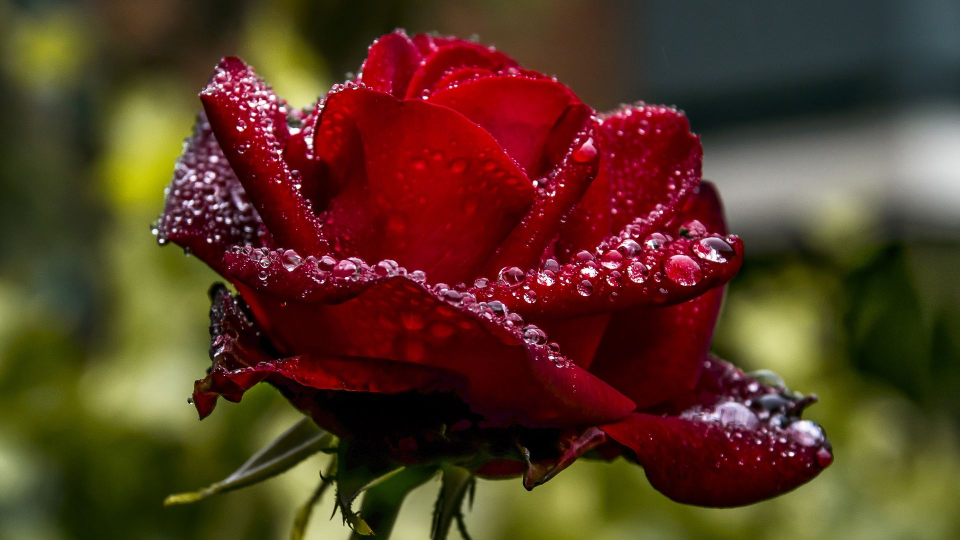
#> input picture BAIKTCUOIKY/img3.jpg, 1920 x 1080 px, given in place of a.jpg, which was not available (shown at 1/2 size)
$ jupyter execute 'THI THỬ TUẦN 09.ipynb'
#> lines starting #> are read from the running program, lines starting #| are printed output that depends on the picture; after the words box and inside, x2 and y2 are one past the last pixel; in counts of white or black regions, pixels touching at a corner belong together; pictures that were not available may be replaced by others from this repository, and a replacement may not be noted
[cell 1]
import cv2
import numpy as np
import random


img = cv2.imread('a.jpg')
#> img is the input picture: shape (1080, 1920, 3); mean B, G, R 35.6, 56.5, 87.1


mean_filtered = cv2.blur(img, (5, 5))
cv2.imwrite('a_mean.jpg', mean_filtered)

gray = cv2.cvtColor(img, cv2.COLOR_BGR2GRAY)
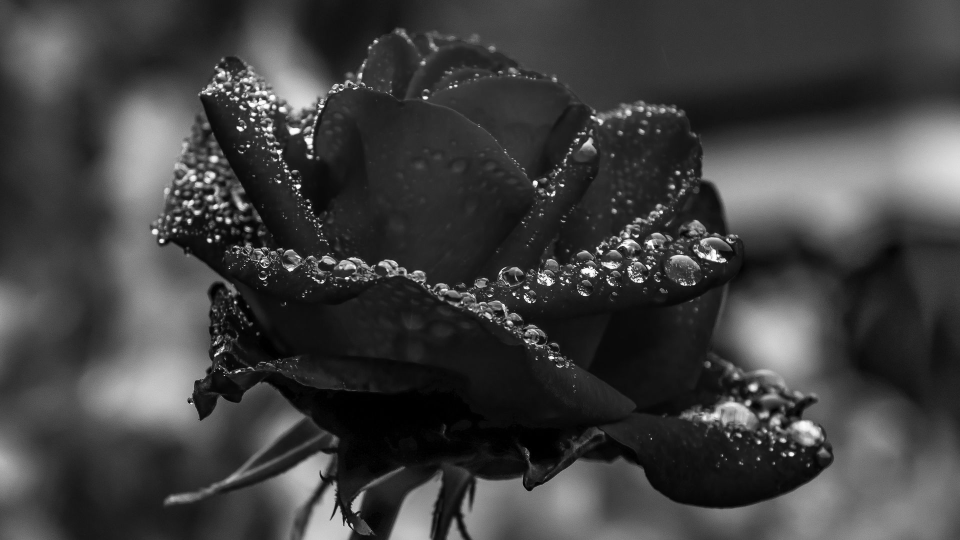
#> gray: shape (1080, 1920) (shown at 1/2 size); min 0, max 255, mean 63.2
edges = cv2.Canny(gray, 100, 200)
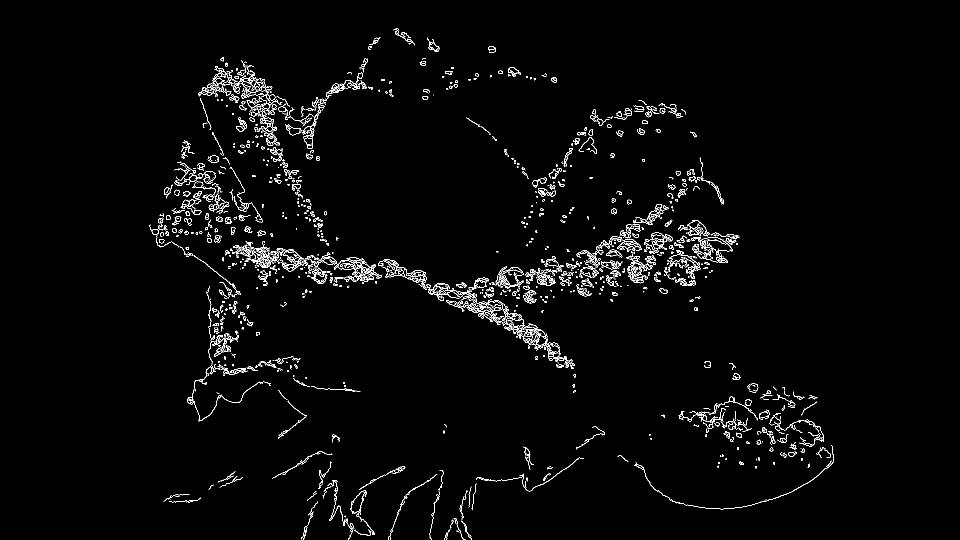
#> edges: shape (1080, 1920) (shown at 1/2 size); 2.1% white in thin lines or dots, all inside (x1, y1, x2, y2) = (299, 56, 1668, 1080)
cv2.imwrite('a_edges.jpg', edges)

channels = [0, 1, 2]
random.shuffle(channels)
random_color = img[:, :, channels]
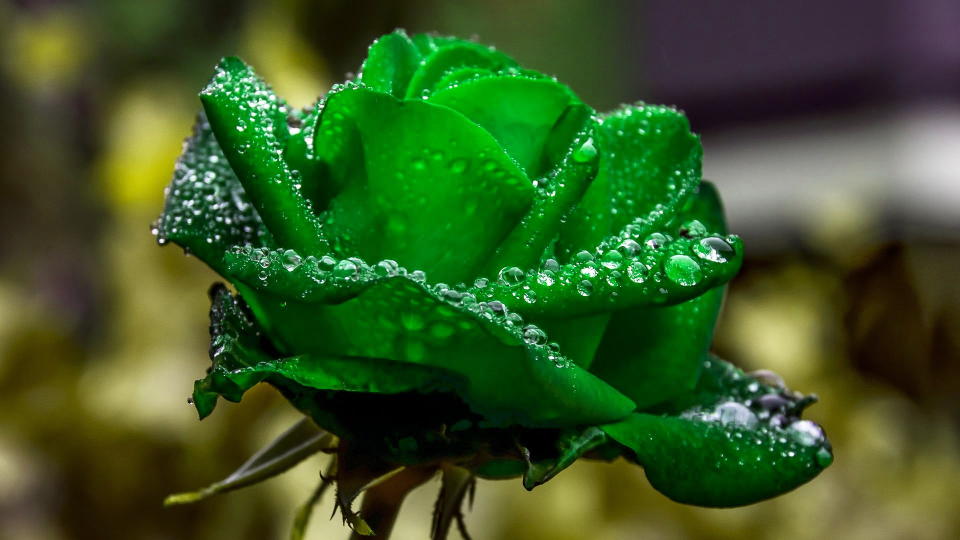
#> random_color: shape (1080, 1920, 3) (shown at 1/2 size); mean B, G, R 35.6, 87.1, 56.5
cv2.imwrite('a_random_color.jpg', random_color)


hsv = cv2.cvtColor(img, cv2.COLOR_BGR2HSV)
#> hsv: shape (1080, 1920, 3); mean H, S, V 60.5, 174.6, 90.4
h, s, v = cv2.split(hsv)
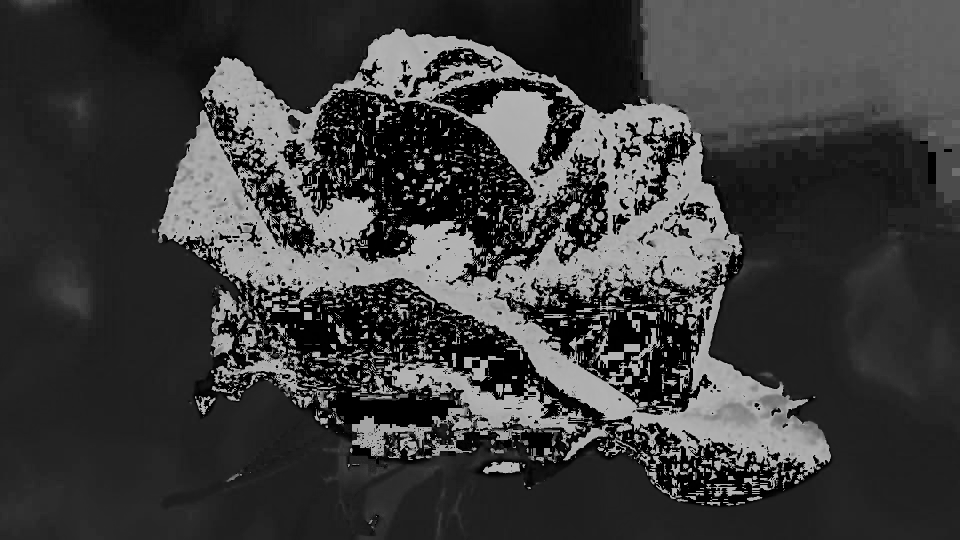
#> h: shape (1080, 1920) (shown at 1/2 size); min 0, max 179, mean 60.5
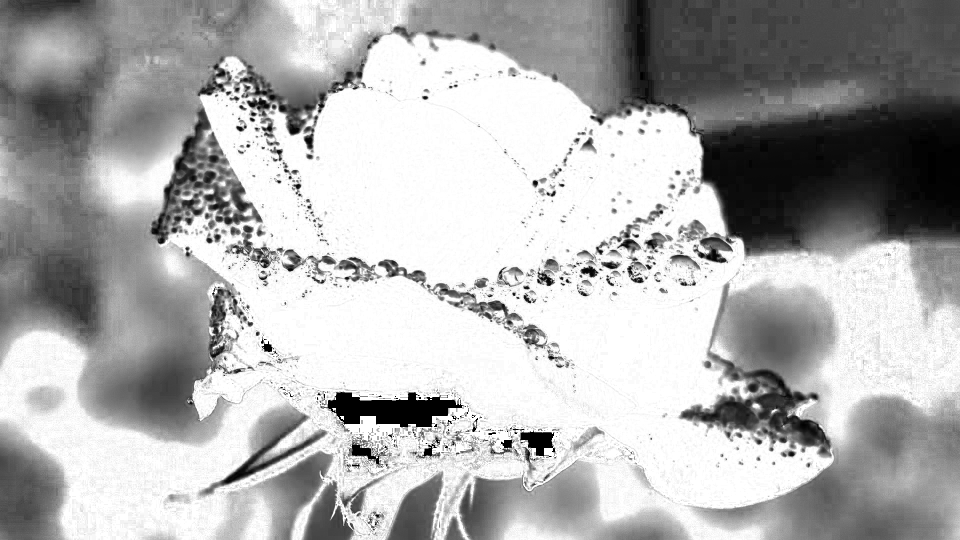
#> s: shape (1080, 1920) (shown at 1/2 size); min 0, max 255, mean 174.6
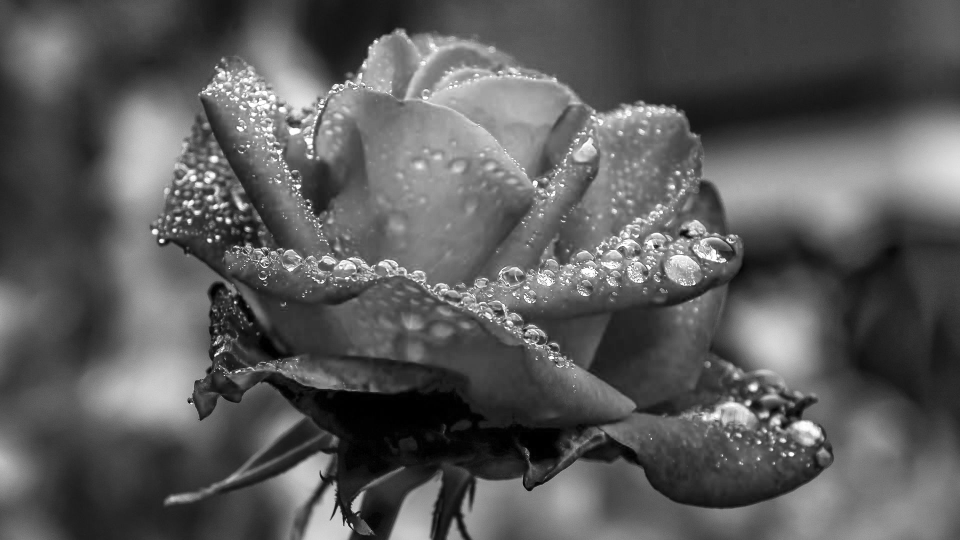
#> v: shape (1080, 1920) (shown at 1/2 size); min 0, max 255, mean 90.4
cv2.imwrite('a_hue.jpg', h)
cv2.imwrite('a_saturation.jpg', s)
cv2.imwrite('a_value.jpg', v)
#> Out = True

[cell 2]
import cv2
import numpy as np
import random

def inverse(img):
    return 255 - img

def gamma_correction(img):
    gamma = random.uniform(0.5, 2.0)
    inv_gamma = 1.0 / gamma
    table = np.array([(i / 255.0) ** inv_gamma * 255 for i in range(256)]).astype("uint8")
    return cv2.LUT(img, table)

def log_transform(img):
    c = random.uniform(1.0, 5.0)
    log_img = c * np.log1p(img.astype(np.float32))
    return np.clip(log_img, 0, 255).astype(np.uint8)

def hist_equalization(img):
    if len(img.shape) == 2:
        return cv2.equalizeHist(img)
    ycrcb = cv2.cvtColor(img, cv2.COLOR_BGR2YCrCb)
    ycrcb[:, :, 0] = cv2.equalizeHist(ycrcb[:, :, 0])
    return cv2.cvtColor(ycrcb, cv2.COLOR_YCrCb2BGR)

def contrast_stretching(img):
    min_val = random.randint(0, 128)
    max_val = random.randint(128, 255)
    return cv2.normalize(img, None, alpha=min_val, beta=max_val, norm_type=cv2.NORM_MINMAX)

def adaptive_hist_eq(img):
    clahe = cv2.createCLAHE(clipLimit=2.0, tileGridSize=(8, 8))
    lab = cv2.cvtColor(img, cv2.COLOR_BGR2LAB)
    lab[:, :, 0] = clahe.apply(lab[:, :, 0])
    return cv2.cvtColor(lab, cv2.COLOR_LAB2BGR)

images = [cv2.imread(f'image{i}.jpg') for i in range(1, 4)]
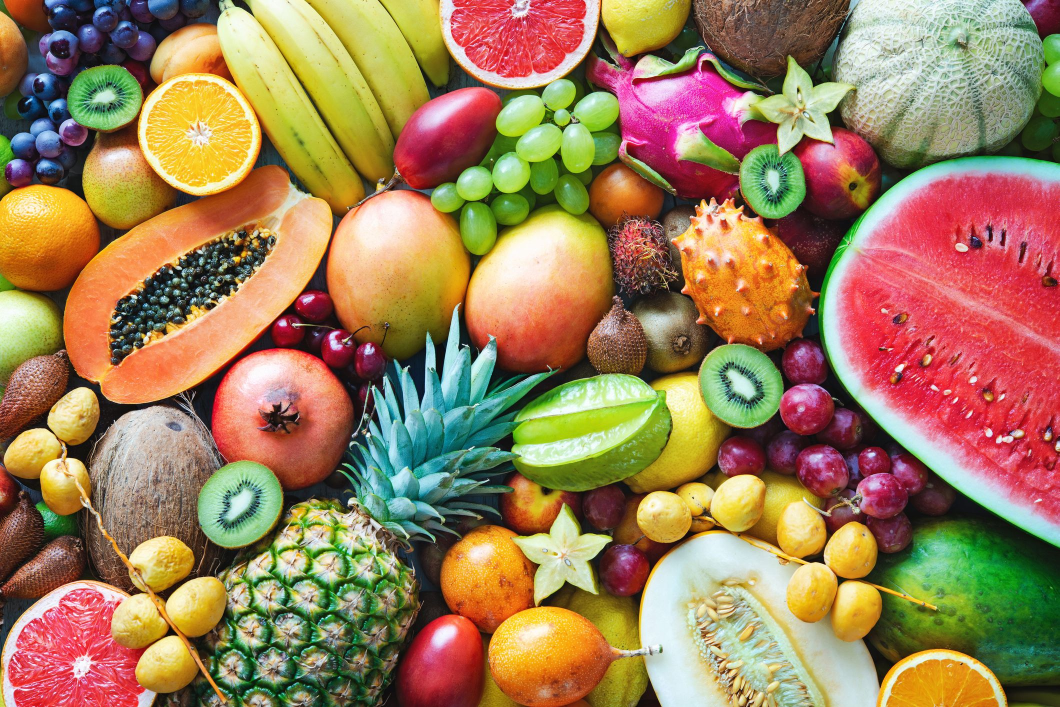
#> input picture BAIKTCUOIKY/pic1.jpg, 2119 x 1414 px, given in place of image1.jpg, which was not available (shown at 1/2 size)
#> images = 3 items

methods = {
    'I': ('inverse', inverse),
    'G': ('gamma', gamma_correction),
    'L': ('log', log_transform),
    'H': ('hist', hist_equalization),
    'C': ('contrast', contrast_stretching),
    'A': ('adaptive', adaptive_hist_eq)
}


key = input("Nhập phím I/G/L/H/C/A để chọn phương pháp: ").upper()

if key in methods:
    method_name, func = methods[key]
    for i, img in enumerate(images, 1):
        output = func(img)
        filename = f'output_{method_name}_{i}.jpg'
        cv2.imwrite(filename, output)
        print(f'Đã lưu {filename}')
else:
    print("Phím không hợp lệ.")
